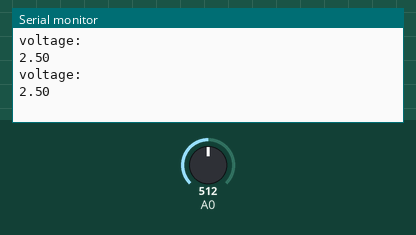
This sketch was run on a simulated Arduino Uno, built with avr-gcc and run on an emulated ATmega328P. Shown: the last lines printed to the serial monitor. The test bench sets the inputs (shaded band); at power-on: A0 = 512.

Above: at 2.8 s.
2.9 s: A0 set to 716
At 4.8 s:
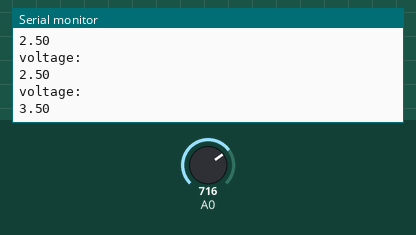
5.6 s: A0 set to 900
At 6.4 s:
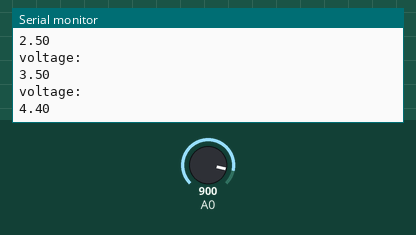
Timing chart, 0 to 8.6 s (numbered marks = the images above; inputs shaded):
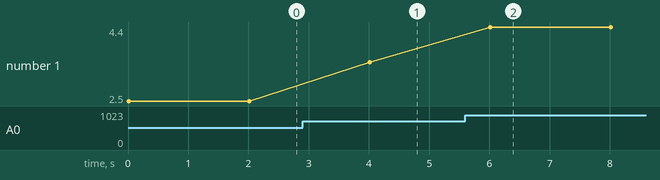

Measured:
- after the input at 2.9 s, the serial monitor: prints a new line after 1.1 s (image 1)
- after the input at 5.6 s, the serial monitor: prints a new line after 0.41 s (image 2)
- plotted number 1: 2.5 → 3.5 after the input at 2.9 s, 3.5 → 4.4 after the input at 5.6 s

The sketch:

voltage.ino
```cpp
void setup() {
Serial.begin(9600);

}

void loop() {
int raw = analogRead(A0);
float voltage = raw * ( 5.0 / 1023.0 );

Serial.println("voltage:  ");
Serial.println(voltage);
delay(2000);

}
```
